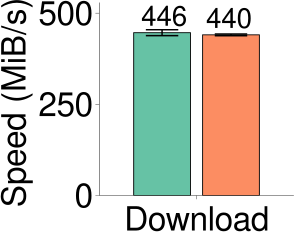

Here is the R script that generated this plot:
library(grid)
library(ggplot2)
library(extrafont)
require("RColorBrewer")
require(scales)
font_import()
loadfonts()

mywidth=3
myheight=2.5

my_color=c("#66c2a5" ,"#fc8d62")

if(T){
    x1 <- read.table("./download_bar.data",header=TRUE)
    cairo_pdf(file="download_bar.pdf",  width=mywidth, height=myheight)
    # cairo_pdf(file="./download_bar.pdf",  width=mywidth, height=myheight)
    x1$type <- factor(x1$type, levels=c("SGX","Detection"), labels=c("TEEDedup","TEEDedup+"))
    x1$Netspeed <- factor(x1$Netspeed, levels=c("download"), labels=c("Download"))
    ggplot(data=x1, aes(x=Netspeed, y=throughput, fill=type)) +
    geom_bar(stat="identity", position=position_dodge(0.85), colour="black", width=0.7, size=0.3) +
    geom_errorbar(aes(x=Netspeed,ymin=throughput-fraction, ymax=throughput+fraction), width=0.4, colour="black", position=position_dodge(0.85)) + 
    geom_text(aes(label = round(throughput,0)), position = position_dodge(0.8), hjust=0.5, vjust=-0.3,size=7,angle=0, color="black") +
    scale_colour_manual(my_color) +
    coord_cartesian(ylim=c(24.02, 505)) +
    scale_y_continuous(breaks=seq(0, 500, 250), labels=format(seq(0, 500, 250), scientific=FALSE)) +
    # scale_x_discrete(breaks=type_name, labels=x_name) +
    scale_fill_manual(values=my_color) +
    guides(fill=guide_legend(nrow=2)) + 
    ylab("Speed (MiB/s)") +
    xlab("") +
    theme_bw() +
    theme(
      panel.grid.major=element_blank(), panel.grid.minor=element_blank(),
	    panel.background=element_blank(), 
	    panel.border = element_blank(),
		  # panel.border=element_rect(size=0.5),
		  axis.line=element_line(colour="black", size=0.15),
		  axis.ticks=element_line(size=0.15),
	    axis.text.x=element_text(margin=margin(5,0,0,0), angle=0, hjust=0.5, colour="black", size=24),
	    axis.title.y=element_text(size=24, hjust=0.7),
	    axis.text.y=element_text(margin=margin(0,2,0,0),colour="black",size=24),
	    axis.title.x=element_text(size=rel(0)),
	    legend.key.size=unit(0.5, "cm"),
      legend.title=element_blank(),
	    legend.position="none",
      legend.direction="horizontal",
      legend.text=element_text(size=10),
      legend.margin = margin(t = 0, unit='cm'),
      plot.margin=unit(c(0.1,0.1,0.1,0.1), "cm")
    ) 
}
